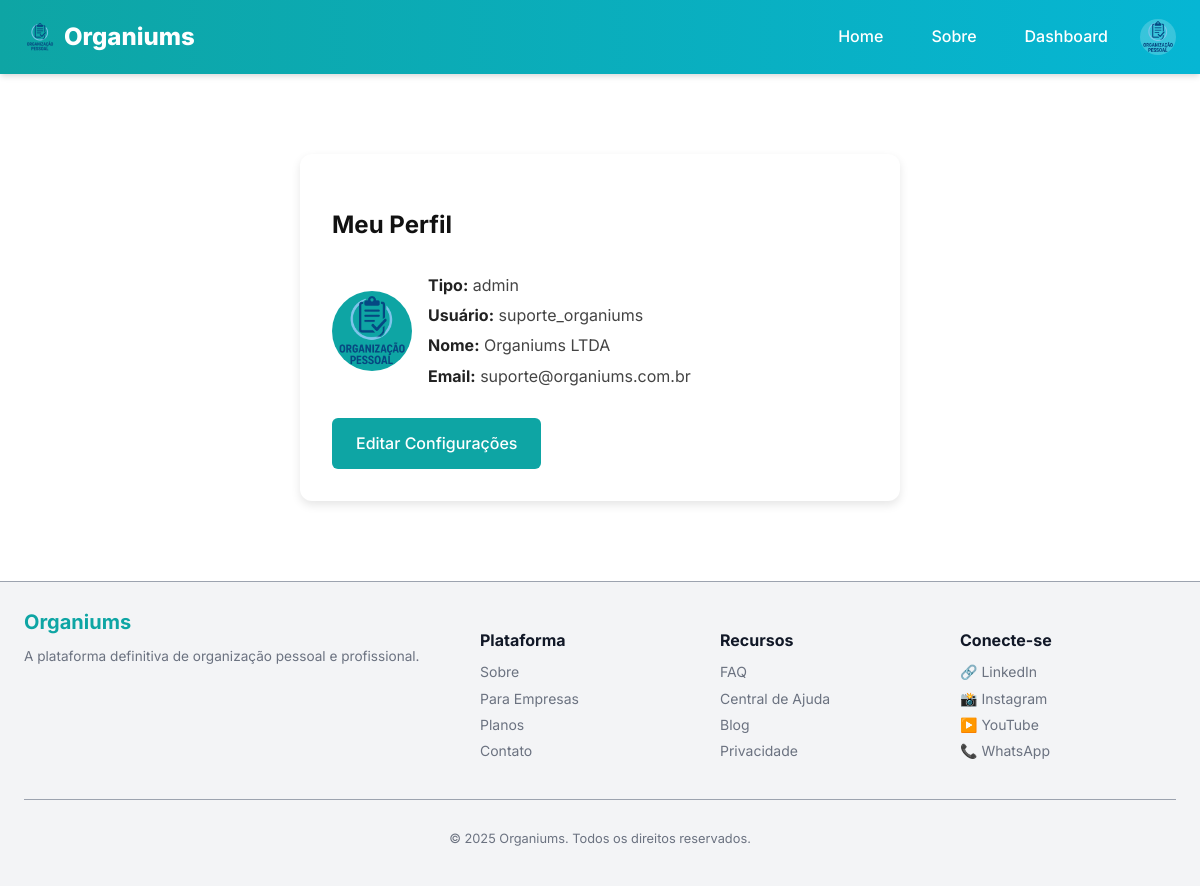
The app's page /perfil (signed in) with its own data.
### models.py (models this page shows, shortened)
class User(UserMixin, db.Model):
    __tablename__ = "user"
    id = db.Column(db.Integer, primary_key=True)
    username = db.Column(db.String(50), unique=True, index=True, nullable=False)
    name = db.Column(db.String(120), nullable=False)
    email = db.Column(db.String(120), unique=True, index=True, nullable=False)
    password_hash = db.Column(db.String(128))
    avatar = db.Column(db.String(200))
    role = db.Column(db.String(30), default="cliente", nullable=False)
    company_id = db.Column(db.Integer, db.ForeignKey('company.id'), nullable=True)

### app/views.py (the view)
@bp.route('/perfil')
@login_required
def profile():
    register_log("Acesso à página de perfil")
    return render_template('private/profile.html')

### app/utils.py (called while the page is built)
def register_log(action, status="ok"):
    user_id = current_user.id if current_user.is_authenticated else None
    ip_address = request.remote_addr
    log = Log(
        user_id=user_id,
        action=action,
        ip_address=ip_address,
        status=status
    )
    db.session.add(log)
    db.session.commit()

### manage.py (called while the page is built)
def create_app(config_object=None):
    app = Flask(__name__, template_folder='app/templates', static_folder='app/static')
    app.config.from_object(config_object or Config)
    db.init_app(app)
    migrate.init_app(app, db)
    login.init_app(app)
    from models import User
    @login.user_loader
    def load_user(user_id):
        return User.query.get(int(user_id))
    from app.views import bp as app_bp
    from api.views import bp as api_bp
    app.register_blueprint(app_bp)
    app.register_blueprint(api_bp, url_prefix='/api')
    app.config['MAX_CONTENT_LENGTH'] = 2 * 1024 * 1024
    register_error_handlers(app)
    @app.shell_context_processor
    def make_shell_context():
        return {'db': db, 'User': User}
    return app

### app/templates/private/profile.html (shortened to what this page needs)
{% extends 'base.html' %}
{% block content %}
<div class="private-container">
  <h2>Meu Perfil</h2>
  <div class="profile-card">
    <div class="profile-avatar">
      {% if current_user.avatar %}
        <img src="{{ current_user.avatar }}" alt="Avatar">
      {% else %}
        <span>{{ current_user.name[0]|upper }}</span>
      {% endif %}
    </div>
    <div class="profile-info">
      <p><strong>Tipo:</strong> {{ current_user.role }}</p>
      <p><strong>Usuário:</strong> {{ current_user.username }}</p>
      <p><strong>Nome:</strong> {{ current_user.name }}</p>
      <p><strong>Email:</strong> {{ current_user.email }}</p>
    </div>
  </div>
  <a href="{{ url_for('app_bp.settings') }}" class="btn">Editar Configurações</a>
</div>
{% endblock %}

### app/templates/components/header.html (shortened to what this page needs)
<header class="site-header">
  <div class="header-wrap">
    <a class="brand" href="{{ url_for('app_bp.home') }}">
      <img class="brand-logo" src="{{ url_for('static', filename='img/logo.png') }}" alt="Organiums" width="32" height="32">
      Organiums
    </a>
    <nav class="desktop-nav">
      <a class="nav-link" href="{{ url_for('app_bp.home') }}">Home</a>
      <a class="nav-link" href="{{ url_for('app_bp.about') }}">Sobre</a>
      {% if current_user.is_authenticated %}
        <a class="nav-link" href="{{ url_for('app_bp.dashboard') }}">Dashboard</a>
        <div class="user-menu">
          {% if current_user.avatar %}
            <img src="{{ current_user.avatar }}" alt="Avatar de {{ current_user.name }}" width="32" height="32" class="user-avatar">
          {% else %}
            <div class="user-avatar placeholder-avatar">{{ current_user.name[0]|upper }}</div>
          {% endif %}
        </div>
      {% else %}
        <a class="nav-link" href="{{ url_for('app_bp.login') }}">Entrar</a>
        <a class="nav-link" href="{{ url_for('app_bp.register') }}">Cadastrar</a>
      {% endif %}
    </nav>
  </div>
</header>

### app/static/css/main.css (style rules this page uses)
* { box-sizing: border-box; }
body { font-family: var(--font-base); background: var(--bg); color: var(--fg); margin: 0; padding: 0; line-height: var(--line-height); }

### app/static/css/vars.css (style rules this page uses)
:root { --bg: #ffffff; --fg: #111827; --bg-light: #f3f4f6; --muted: #6b7280; --muted-light: #9ca3af; --border: #e5e7eb; --surface: #ffffff; --brand-primary: #0ea5a4; --brand-secondary: #06b6d4; --brand-dark: #0d9488; --success: #10b981; --success-bg: #d1fae5; --danger: #ef4444; --danger-bg: #fee2e2; --warning: #f59e0b; --warning-bg: #fef3c7; --info: #3b82f6; --info-bg: #dbeafe; --font-base: 'Inter', system-ui, Arial, sans-serif; --font-alt: 'Inter', system-ui, Arial, sans-serif; --text-xs: 0.75rem; --text-sm: 0.875rem; --text-md: 1rem; --text-lg: 1.125rem; --text-xl: 1.25rem; --text-2xl: 1.5rem; --text-3xl: 1.875rem; --line-height: 1.6; --container-width: 1200px; --spacing-xs: 4px; --spacing-sm: 8px; --spacing-md: 16px; --spacing-lg: 24px; --spacing-xl: 32px; --spacing-2xl: 48px; --radius: 8px; --radius-lg: 12px; --radius-full: 9999px; --shadow: 0 4px 6px -1px rgba(0, 0, 0, 0.1), 0 2px 4px -1px rgba(0, 0, 0, 0.06); --shadow-md: 0 10px 15px -3px rgba(0, 0, 0, 0.1), 0 4px 6px -2px rgba(0, 0, 0, 0.05); --shadow-lg: 0 20px 25px -5px rgba(0, 0, 0, 0.1), 0 10px 10px -5px rgba(0, 0, 0, 0.04); --transition: all 0.3s ease; --modal-bg: var(--surface); --overlay-bg: rgba(0, 0, 0, 0.6); }

### app/static/css/components/header.css (style rules this page uses)
.site-header { background: linear-gradient(90deg, var(--brand-primary), var(--brand-secondary)); color: white; position: sticky; top: 0; z-index: 1000; box-shadow: var(--shadow); }
.header-wrap { max-width: var(--container-width); margin: 0 auto; display: flex; justify-content: space-between; align-items: center; padding: var(--spacing-md) var(--spacing-lg); }
.brand { font-weight: 800; color: white; text-decoration: none; font-size: 1.5rem; display: flex; align-items: center; gap: var(--spacing-sm); }
.brand-logo { height: 32px; width: auto; }
.desktop-nav { display: flex; align-items: center; gap: var(--spacing-md); }
.nav-link { color: white; text-decoration: none; font-weight: 500; padding: var(--spacing-sm) var(--spacing-md); border-radius: var(--radius); transition: var(--transition); position: relative; }
.nav-link::after { content: ''; position: absolute; bottom: 0; left: 50%; width: 0; height: 2px; background-color: white; transition: var(--transition); transform: translateX(-50%); }
.user-menu { display: flex; align-items: center; gap: var(--spacing-sm); position: relative; }
.user-avatar { width: 36px; height: 36px; border-radius: 50%; background-color: rgba(255, 255, 255, 0.2); display: flex; align-items: center; justify-content: center; font-weight: 600; cursor: pointer; }

### app/static/css/pages/private/private.css (style rules this page uses)
.private-container { max-width: 600px; margin: 2rem auto; background: #fff; padding: 2rem; border-radius: 12px; box-shadow: 0 4px 10px rgba(0,0,0,0.1); color: #333; }
.private-container h2 { color: #111; margin-bottom: 1.5rem; }
.profile-info p { margin: 0.3rem 0; font-size: 1rem; color: #444; }
.profile-info strong { color: #222; }
.private-container .btn { display: inline-block; padding: 0.8rem 1.5rem; background: var(--brand-primary); color: #fff; border-radius: 6px; text-decoration: none; font-weight: 500; transition: var(--transition); }
.profile-card { display: flex; align-items: center; margin-bottom: 1.5rem; }
.profile-avatar { width: 80px; height: 80px; border-radius: 50%; background: var(--brand-primary); color: #fff; font-size: 2rem; display: flex; align-items: center; justify-content: center; overflow: hidden; margin-right: 1rem; }
.profile-avatar img { width: 100%; height: 100%; object-fit: cover; }

### app/static/css/pages/admin/personal_demand.css (style rules this page uses)
.btn { background: var(--brand-primary); color: #fff; padding: var(--spacing-sm) var(--spacing-md); border-radius: var(--radius); text-decoration: none; transition: var(--transition); }

### records on screen
User: avatar (picture), role "admin", username "suporte_organiums", name "Organiums LTDA", email "suporte@organiums.com.br"

### other values on screen
{{ current_year|default(2025) }} "2025"
